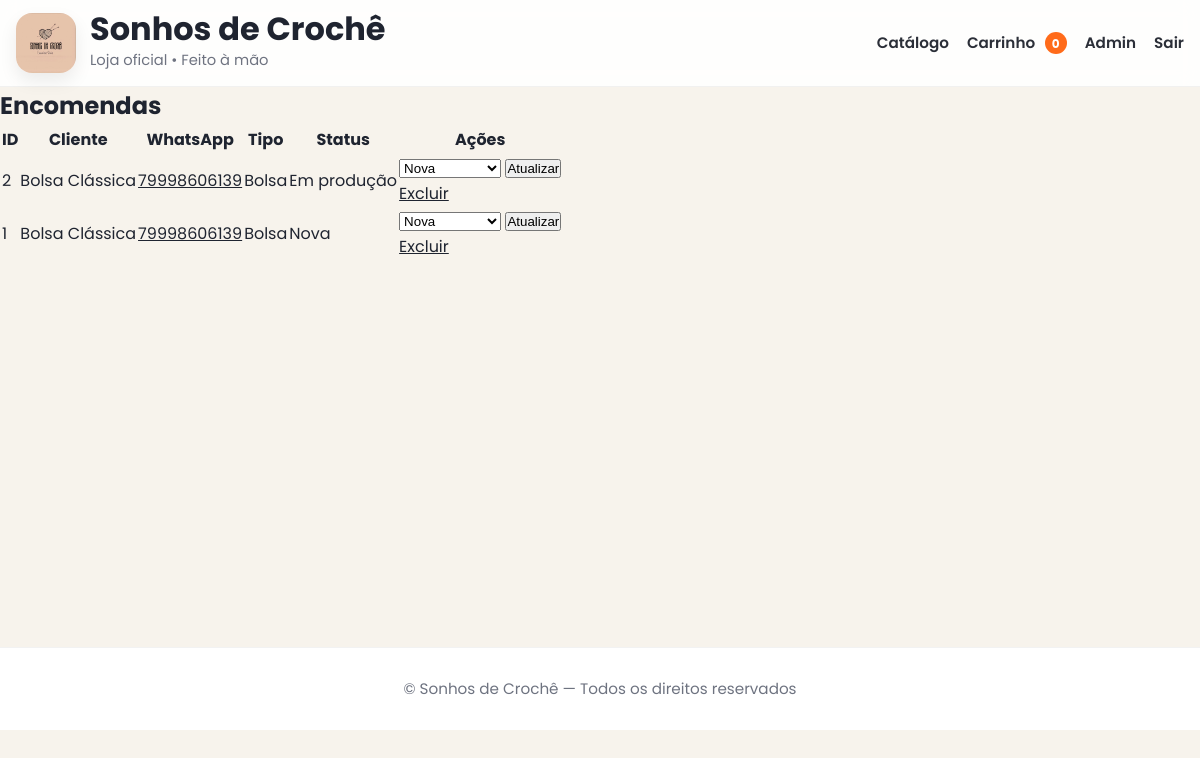
The page /admin/encomendas (signed in) on the database as committed earlier.
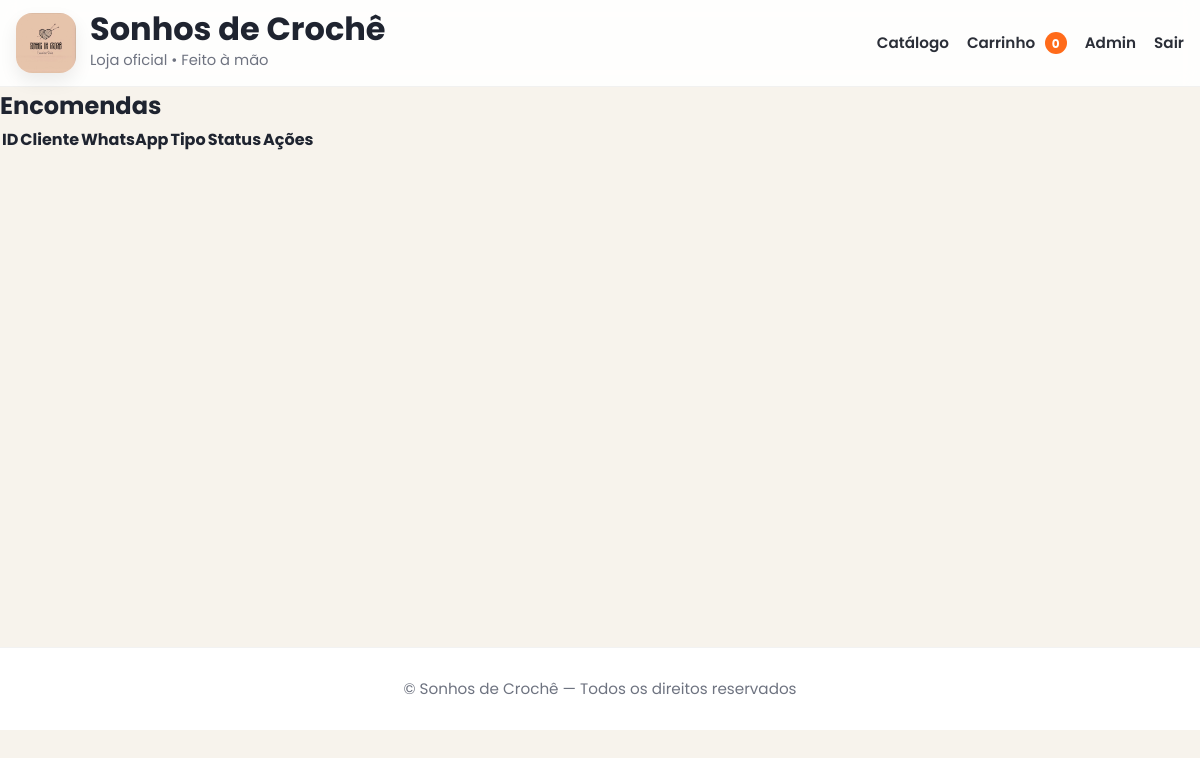
The same page on the database as committed later.
### app.py (models this page shows)
class CustomOrder(db.Model):
    id = db.Column(db.Integer, primary_key=True)
    name = db.Column(db.String(120), nullable=False)
    whatsapp = db.Column(db.String(50), nullable=False)
    product_type = db.Column(db.String(120))
    description = db.Column(db.Text)
    status = db.Column(db.String(50), default="Nova")
    created_at = db.Column(db.DateTime, default=datetime.utcnow)

### app.py (the view)
    @app.route("/admin/encomendas")
    @login_required
    def admin_encomendas():
        orders = CustomOrder.query.order_by(CustomOrder.created_at.desc()).all()
        return render_template("admin_encomendas.html", orders=orders)

### templates/admin_encomendas.html (shortened to what this page needs)
{% extends "base.html" %}
{% block content %}
<h2>Encomendas</h2>
<table>
<tr>
<th>ID</th>
<th>Cliente</th>
<th>WhatsApp</th>
<th>Tipo</th>
<th>Status</th>
<th>Ações</th>
</tr>
{% for o in orders %}
<tr>
<td>{{ o.id }}</td>
<td>{{ o.name }}</td>
<td>
<a href="https://wa.me/{{ o.whatsapp }}" target="_blank">
{{ o.whatsapp }}
</a>
</td>
<td>{{ o.product_type }}</td>
<td>{{ o.status }}</td>
<td>
<form action="/admin/encomenda/{{o.id}}/status" method="POST">
<select name="status">
<option>Nova</option>
</select>
<button>Atualizar</button>
</form>
<a href="/admin/encomenda/{{o.id}}/delete">
Excluir
</a>
</td>
</tr>
{% endfor %}
</table>
{% endblock %}

### templates/base.html (shortened to what this page needs)
<!DOCTYPE html>
<html lang="pt-br">
<head>
  <link rel="stylesheet" href="{{ url_for('static', filename='css/premium.css') }}?v=shopify3">
</head>
<body>
  <header class="site-header">
    <div class="container header-wrap">
      <a href="{{ url_for('index') }}" class="brand">
        <img src="{{ url_for('static', filename='img/logo.jpg') }}" alt="Logo {{ STORE_NAME() }}">
        <div class="brand-text">
          <div class="name">{{ STORE_NAME() }}</div>
          <div class="tag">Loja oficial • Feito à mão</div>
        </div>
      </a>
      <nav class="nav">
        <a href="{{ url_for('index') }}">Catálogo</a>
        <a href="{{ url_for('cart_view') }}">Carrinho <span class="badge">{{ cart_count() }}</span></a>
        {% if current_user.is_authenticated %}
          <a href="{{ url_for('admin_dashboard') }}">Admin</a>
          <a href="{{ url_for('admin_logout') }}">Sair</a>
        {% else %}
          <a href="{{ url_for('admin_login') }}">Admin</a>
        {% endif %}
      </nav>
    </div>
  </header>
  <main class="page">
    {% block content %}{% endblock %}
  </main>
  <footer class="site-footer">
    <div class="container footer-wrap">
      <p>© {{ STORE_NAME() }} — Todos os direitos reservados</p>
    </div>
  </footer>
</body>
</html>

### static/css/premium.css (style rules this page uses)
:root { --bg:#f7f3ec; --surface:#ffffff; --surface-soft:#fbf8f2; --text:#1f2430; --muted:#6e7380; --gold:#c8a24e; --gold-dark:#b88f39; --line:#e8dfd0; --shadow:0 14px 40px rgba(33, 24, 9, .08); --shadow-hover:0 22px 56px rgba(33, 24, 9, .14); --radius:28px; }
* { margin:0; padding:0; box-sizing:border-box; }
html { scroll-behavior:smooth; }
body { font-family:'Poppins',sans-serif; background:var(--bg); color:var(--text); line-height:1.6; }
img { display:block; max-width:100%; }
a { color:inherit; }
.container { width:min(1200px, calc(100% - 32px)); margin:0 auto; }
.page { min-height:70vh; }
.site-header { position:sticky; top:0; z-index:50; background:rgba(255,255,255,.88); backdrop-filter:blur(10px); border-bottom:1px solid rgba(0,0,0,.05); }
.header-wrap { min-height:86px; display:flex; align-items:center; justify-content:space-between; gap:24px; }
.brand { display:flex; align-items:center; gap:14px; text-decoration:none; }
.brand img { width:60px; height:60px; object-fit:cover; border-radius:16px; box-shadow:0 8px 18px rgba(0,0,0,.08); }
.brand-text { display:flex; flex-direction:column; }
.name { font-size:2rem; font-weight:700; line-height:1; }
.tag { margin-top:4px; font-size:.92rem; color:var(--muted); }
.nav { display:flex; align-items:center; gap:18px; flex-wrap:wrap; }
.nav a { text-decoration:none; font-weight:600; color:#2b2f38; font-size:.95rem; transition:.22s ease; }
.badge { display:inline-flex; align-items:center; justify-content:center; min-width:22px; height:22px; padding:0 7px; margin-left:6px; border-radius:999px; background:#ff6b1a; color:#fff; font-size:.75rem; font-weight:700; }
.site-footer { border-top:1px solid rgba(0,0,0,.05); background:#fff; }
.footer-wrap { min-height:82px; display:flex; align-items:center; justify-content:center; color:var(--muted); font-size:.95rem; }

Rows that differ between the two databases and show on the page:
removed CustomOrder: id "2", name "Bolsa Clássica", whatsapp "79998606139", product_type "Bolsa", status "Em produção"
removed CustomOrder: id "1", name "Bolsa Clássica", whatsapp "79998606139", product_type "Bolsa", status "Nova"
